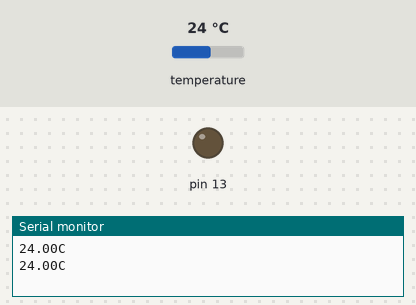
Simulated run of this sketch. Board: Arduino Uno, built with avr-gcc and run on an emulated ATmega328P. Parts: output pins drawn as LEDs (lit = HIGH), the last lines printed to the serial monitor. The inputs (shaded band) are chosen by the test bench; at power-on: temperature 24 °C.

Above: at 1.8 s.
1.9 s: temperature set to 29.2 °C
3.4 s: temperature set to 30.9 °C
At 5.3 s:
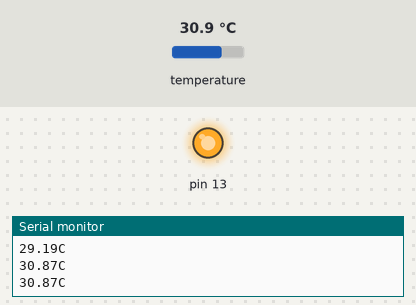
5.6 s: temperature set to 29.6 °C
7.3 s: temperature set to 28.5 °C
At 9.3 s:
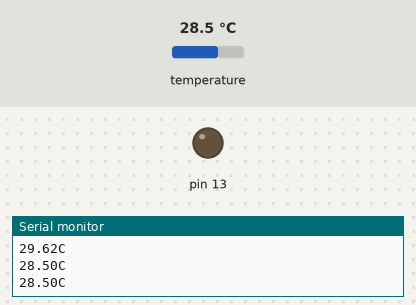
9.6 s: temperature set to 33 °C
At 11.3 s:
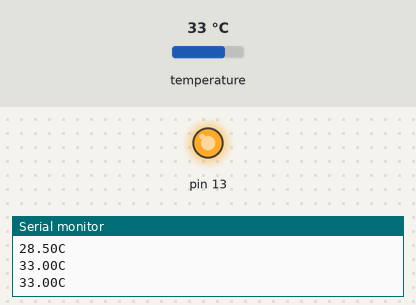
Timing chart, 0 to 12.7 s (numbered marks = the images above; inputs shaded):
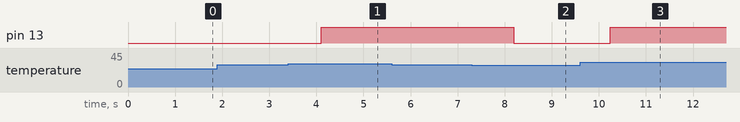

The sketch:

temp18b20_2.ino
```cpp
#include <OneWire.h>

int DS18S20 = 2;
OneWire ds(DS18S20);

void setup() {
  pinMode(13,OUTPUT);
  Serial.begin(9600);
}
void loop() {
  float temperature = getTemp();
  if(temperature>30)
  {
    digitalWrite(13,1);
  }
  else if(temperature<=29&&temperature>28)
  {
    digitalWrite(13,0);
  }
    Serial.print(temperature);
    Serial.println("C");
  delay(1000);
}

float getTemp() {
  byte data[12];
  byte addr[8];
  if ( !ds.search(addr)) {
    ds.reset_search();
    return -1000;
  }
  if ( OneWire::crc8( addr, 7) != addr[7]) {
    Serial.println("CRC is not valid!");
    return -1000;
  }

  if ( addr[0] != 0x10 && addr[0] != 0x28) {
    Serial.print("Device is not recognized");
    return -1000;
  }
  ds.reset();
  ds.select(addr);
  ds.write(0x44, 1);
  byte present = ds.reset();
  ds.select(addr);
  ds.write(0xBE);
  for (int i = 0; i < 9; i++)  {
    data[i] = ds.read();
  }
  ds.reset_search();
  byte MSB = data[1];
  byte LSB = data[0];
  float tempRead = ((MSB << 8) | LSB);
  float TemperatureSum = tempRead / 16;
  return TemperatureSum;
}
```

Measured:
- the behaviour switches between 30 and 30.1 °C on temperature (found by bisection; images 0 and 1)
- the behaviour switches between 29.1 and 29 °C on temperature (found by bisection; images 1 and 2)
- after the input at 3.4 s, pin 13: LOW → HIGH after 0.71 s
- after the input at 7.3 s, pin 13: HIGH → LOW after 0.90 s
- after the input at 9.6 s, pin 13: LOW → HIGH after 0.64 s
